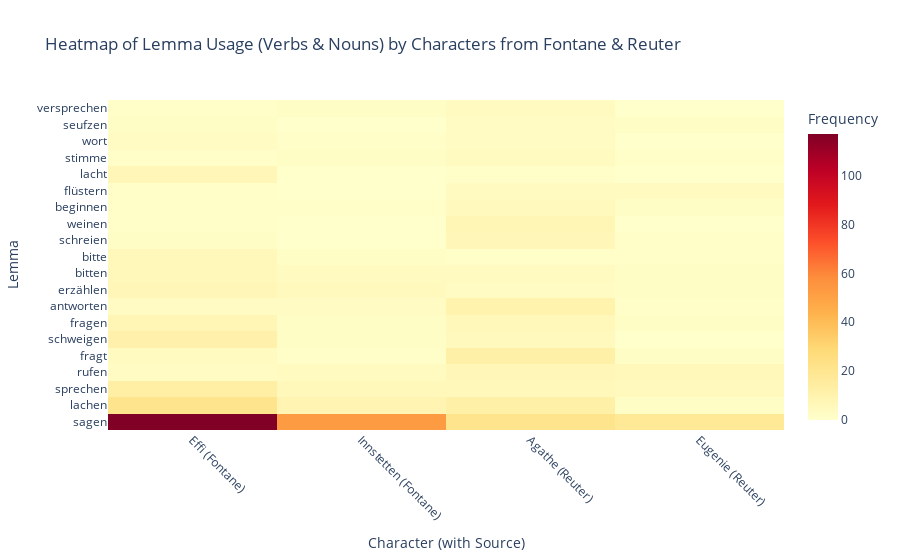

Notebook source saved alongside this figure:
### Code cell
# This script combines annotated data from Fontane and Reuter, filters for selected character sounds, extracts and cleans verb/noun lemmas, and visualizes their top lemma usage as a heatmap by speaker and source.


import pandas as pd
import plotly.graph_objects as go

# --- STEP 0: Label the sources for each dataset ---
df_Fontane['source'] = 'Fontane'
df_Reuter['source'] = 'Reuter'

# --- STEP 1: Combine datasets and filter ---
df = pd.concat([df_Fontane, df_Reuter], ignore_index=True)
df_filtered = df[df["annotation"] == "character_sound"].copy()
df_filtered = df_filtered.dropna(subset=["verb_noun_lemmas", "speaker"])

# --- STEP 2: Explode lemmas and clean whitespace ---
df_filtered["verb_noun_lemmas"] = df_filtered["verb_noun_lemmas"].astype(str).str.split(",")
df_exploded = df_filtered.explode("verb_noun_lemmas")
df_exploded["lemma"] = df_exploded["verb_noun_lemmas"].str.strip().str.lower()

# --- STEP 3: Exclude unwanted lemmas ---
exclude_lemmas = [
    "sein", "haben", "eugenie", "frau", "können", "wollen", "lassen", "agathe", "effi", "name", 
    "innstett", "regierungsrat", "müssen", "werden", "mama", "vater", "fahren", "briest", "machen"
]
df_exploded = df_exploded[~df_exploded["lemma"].isin(exclude_lemmas)]

# --- STEP 4: Create speaker label with source ---
df_exploded["speaker"] = df_exploded["speaker"].str.strip()
df_exploded["speaker_label"] = df_exploded["speaker"] + " (" + df_exploded["source"] + ")"

# --- STEP 5: Filter to chosen characters only ---
chosen_characters = [
    "Effi (Fontane)", "Innstetten (Fontane)",
    "Agathe (Reuter)", "Eugenie (Reuter)"
]
df_filtered_characters = df_exploded[df_exploded["speaker_label"].isin(chosen_characters)]

# --- STEP 6: Group and pivot ---
lemma_counts = (
    df_filtered_characters.groupby(["speaker_label", "lemma"])
    .size()
    .reset_index(name="count")
)

lemma_matrix = lemma_counts.pivot(index="lemma", columns="speaker_label", values="count").fillna(0)

# Ensure exact column order
ordered_labels = ["Effi (Fontane)", "Innstetten (Fontane)", "Agathe (Reuter)", "Eugenie (Reuter)"]
lemma_matrix = lemma_matrix.reindex(columns=ordered_labels, fill_value=0)

# --- STEP 7: Keep top 20 most frequent lemmas ---
top_lemmas = lemma_matrix.sum(axis=1).sort_values(ascending=False).head(20).index
lemma_matrix_top = lemma_matrix.loc[top_lemmas]

# --- STEP 8: Plot heatmap ---
fig = go.Figure(
    data=go.Heatmap(
        z=lemma_matrix_top.values,
        x=lemma_matrix_top.columns,
        y=lemma_matrix_top.index,
        colorscale='YlOrRd',
        colorbar=dict(title='Frequency'),
        hoverongaps=False
    )
)

fig.update_layout(
    title="Heatmap of Lemma Usage (Verbs & Nouns) by Characters from Fontane & Reuter",
    xaxis_title="Character (with Source)",
    yaxis_title="Lemma",
    xaxis_tickangle=45,
    template="plotly_white",
    autosize=True,
    yaxis=dict(tickmode='array', tickvals=list(lemma_matrix_top.index))
)

fig.show()

# --- STEP 9: Export ---
output_base = '/Users/sguhr/Desktop/Arbeitslaptop/TU_Darmstadt/2024:25/Vortragstournée/Vortrag_Hamburg/'
fig.write_html(output_base + "lemma_usage_heatmap_combined.html")
fig.write_image(output_base + "lemma_usage_heatmap_combined.png")
lemma_matrix_top.to_csv(output_base + "lemma_usage_data_combined.csv")

print("Files saved:\n→ HTML & PNG: lemma_usage_heatmap_combined\n→ CSV: lemma_usage_data_combined.csv")

### Figure 1 — Plotly figure (JSON) as saved in the notebook; plotly's stock layout.template omitted (floating-point values rounded to 4 significant figures)
{"data": [{"colorbar": {"title": {"text": "Frequency"}}, "colorscale": [[0.0, "rgb(255,255,204)"], [0.125, "rgb(255,237,160)"], [0.25, "rgb(254,217,118)"], [0.375, "rgb(254,178,76)"], [0.5, "rgb(253,141,60)"], [0.625, "rgb(252,78,42)"], [0.75, "rgb(227,26,28)"], [0.875, "rgb(189,0,38)"], [1.0, "rgb(128,0,38)"]], "hoverongaps": false, "type": "heatmap", "x": ["Effi (Fontane)", "Innstetten (Fontane)", "Agathe (Reuter)", "Eugenie (Reuter)"], "y": ["sagen", "lachen", "sprechen", "rufen", "fragt", "schweigen", "fragen", "antworten", "erzählen", "bitten", "bitte", "schreien", "weinen", "beginnen", "flüstern", "lacht", "stimme", "wort", "seufzen", "versprechen"], "z": [[117.0, 53.0, 21.0, 18.0], [21.0, 9.0, 12.0, 2.0], [13.0, 6.0, 6.0, 5.0], [3.0, 4.0, 7.0, 6.0], [4.0, 1.0, 12.0, 2.0], [11.0, 2.0, 5.0, 0.0], [8.0, 2.0, 6.0, 2.0], [3.0, 3.0, 10.0, 1.0], [7.0, 5.0, 3.0, 2.0], [6.0, 4.0, 4.0, 2.0], [6.0, 2.0, 1.0, 1.0], [2.0, 0.0, 7.0, 1.0], [1.0, 0.0, 8.0, 0.0], [1.0, 1.0, 5.0, 2.0], [1.0, 0.0, 4.0, 4.0], [7.0, 0.0, 1.0, 0.0], [1.0, 2.0, 4.0, 1.0], [3.0, 1.0, 3.0, 0.0], [2.0, 0.0, 3.0, 2.0], [1.0, 2.0, 4.0, 0.0]]}], "layout": {"autosize": true, "title": {"text": "Heatmap of Lemma Usage (Verbs & Nouns) by Characters from Fontane & Reuter"}, "xaxis": {"tickangle": 45, "title": {"text": "Character (with Source)"}}, "yaxis": {"tickmode": "array", "tickvals": ["sagen", "lachen", "sprechen", "rufen", "fragt", "schweigen", "fragen", "antworten", "erzählen", "bitten", "bitte", "schreien", "weinen", "beginnen", "flüstern", "lacht", "stimme", "wort", "seufzen", "versprechen"], "title": {"text": "Lemma"}}}}
